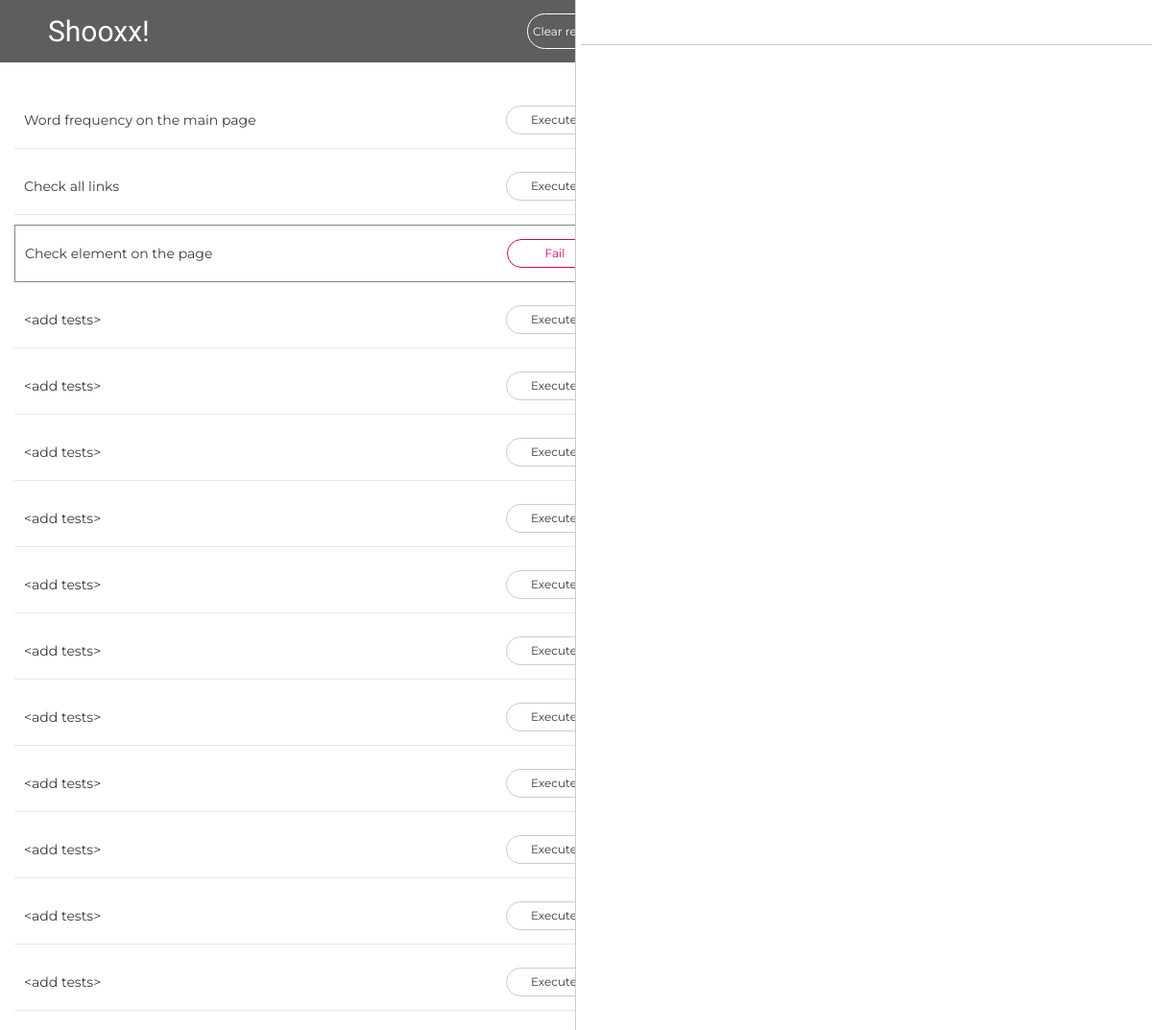
The app's page /, older data.
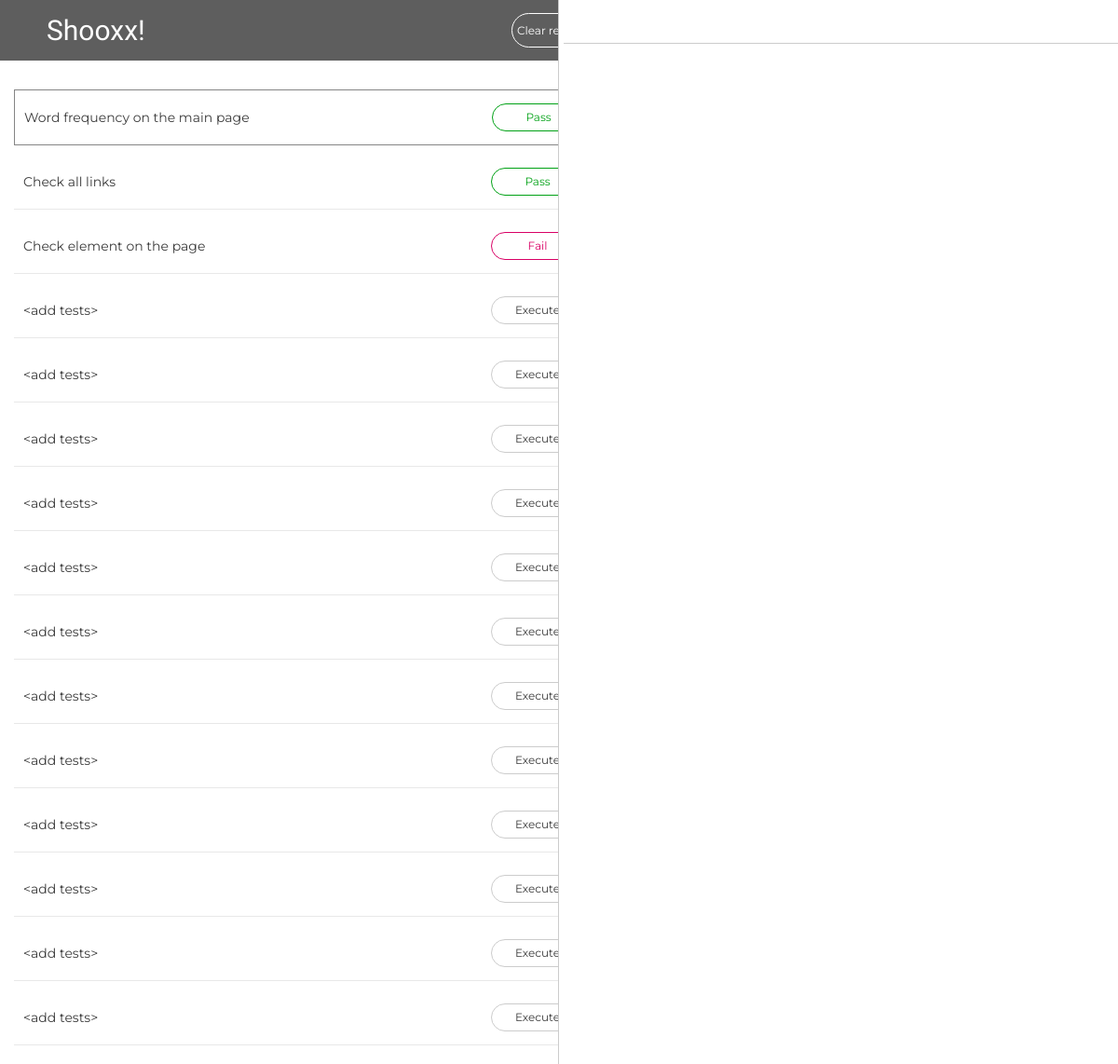
The same page, newer data.
### tasks/models.py (models this page shows, shortened)
class Task(models.Model):
    title = models.CharField(max_length=200, default='<add tests>')
    test_name = models.CharField(max_length=200, default='runtest')
    result = models.CharField(max_length=200, blank=True)
    log = models.CharField(max_length=1000, blank=True, default='empty log')
    active = models.BooleanField(default=False)

### tasks/views.py (the view)
# urls.py: path('', views.index),
def index(request):
    tasks = Task.objects.all()
    test_result = TestResult('', '', '')
    if request.GET.get('runall'):
        test_result = run_all(request)
    if request.GET.get('runtest1'):
        test_result = runtest1(request)
    if request.GET.get('runtest2'):
        test_result = runtest2(request)
    if request.GET.get('runtest3'):
        test_result = runtest3(request)
    if request.GET.get('runtest1Log'):
        test_result = show_log('runtest1')
    if request.GET.get('runtest2Log'):
        test_result = show_log('runtest2')
    if request.GET.get('runtest3Log'):
        test_result = show_log('runtest3')
    if request.GET.get('clear'):
        cleartests(request)
    context = {'tasks': tasks, 'test_result': test_result}
    return render(request, 'tasks/list.html', context)

### tasks/templatetags/custom_tags.py (called while the page is built)
@register.filter  # register the template filter with django
def split_value(value):  # Only one argument.
    print('The value is %s with type %s' % (value, type(value)))
    return '' if value is None else value.split('|')

### tasks/templates/tasks/list.html (shortened to what this page needs)
{% load static %}
{% load custom_tags %}
<link rel="stylesheet" href="https://stackpath.bootstrapcdn.com/bootstrap/4.3.1/css/bootstrap.min.css"
>
<link rel="stylesheet" type="text/css" href="{% static 'css/style.css' %}">
<div class="split left">
    <form method="get" class="item-row-logo">
        <div class="flexbox-logo">
            <span class="flex-title-logo">Shooxx!</span>
            <input class="btn-main-logo btn-run" value="Clear results" type="submit" name="clear">
        </div>
     </form>
    <div class="center-column">
        {% for task in tasks %}
        <form method="get" class="item-row-main item-row-test {% if task.active == True %} item-row-active {% endif %}">
            <div class="flexbox">
                <span class="flex-title">{{task.title}}</span>
                {% if task.result == "" %}
                    <input class="btn-main btn-run" value="Execute" type="submit" name="{{task.test_name}}">
                {% elif task.result == "Pass" %}
                    <input class="btn-main btn-run btn-pass" value="{{task.result}}" type="submit" name="{{task.test_name}}">
                {% else %}
                    <input class="btn-main btn-run btn-fail" value="{{task.result}}" type="submit" name="{{task.test_name}}">
                {% endif %}
            </div>
        </form>
        {% endfor %}
    </div>
</div>
<div class="split right">
    <div class="center-column">
        <hr class="split-title">
    </div>
</div>

### static/css/style.css (style rules this page uses)
.split { height: 100%; width: 50%; position: fixed; z-index: 1; top: 0; overflow-x: hidden; }
.left { left: 0; background-color: white; border-right: 1px solid #CCCCCC; }
.right { padding-top: 20px; right: 0; background-color: white; }
.center-column { width:800px; margin: 5px auto; padding: 5px; }
.item-row-main { margin: 10px; padding: 10px; color: #3B3B3B; font-size: 14px; }
.item-row-logo { overflow: auto; background-color: #5E5E5E; color: white; }
.item-row-test { border-bottom: 1px solid #E8E8E8; }
.item-row-active { border: 1px solid #858585; }
.btn-main { background-color: white; border: .1px solid #CCCCCC; border-radius: 30px; color: #3B3B3B; padding: 5px; text-align: center; text-decoration: none; display: inline-block; font-size: 12px; margin: 4px 2px; }
.btn-pass { border-color: #00A115; color: #00A115; }
.btn-fail { border-color: #D90065; color: #D90065; }
.btn-run { width: 100px; display: inline-block; }
.btn-main-logo { background-color: #5E5E5E; border: .1px solid white; border-radius: 30px; color: #3B3B3B; padding: 5px; text-align: center; text-decoration: none; display: inline-block; color: white; font-family: 'Montserrat', sans-serif; font-size: 12px; margin: 4px 2px; }
.flexbox { display: flex; }
.flex-title { flex: 0 0 500px; align-self: center; }
.flexbox-logo { display: flex; font-family: 'Special Elite', cursive; font-size: 30px; padding: 10px; padding-left: 50px; }
.flex-title-logo { flex: 0 0 497px; align-self: center; }
hr.split-title { border-top: 1px solid #CCCCCC; }

Row changes from the older to the newer data that the page shows:
changed Task "Word frequency on the main page": active False → True (drawn); runtest1 "Execute" → "Pass"
changed Task "Check all links": runtest2 "Execute" → "Pass"
changed Task "Check element on the page": active True → False (drawn)
added Task: title "<add tests>"
